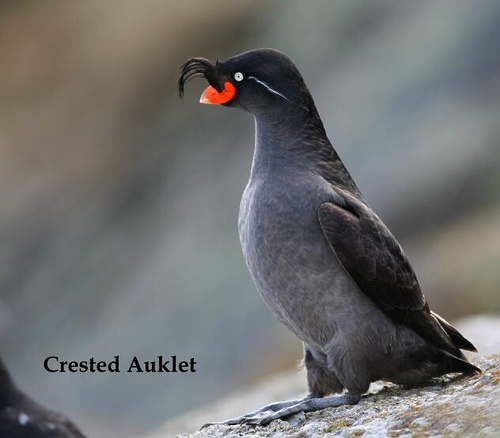
#> input picture demo.jpg, 500 x 438 px
$ python demo.py
#> lines starting #> are read from the running program, lines starting #| are printed output that depends on the picture
### Model/Detector.py
import numpy as np
import joblib
from PIL import Image
from Basic.Function import soft_max, gaussian_blur
from Preprocess import Canny, Gabor, Haar
from Model.Adaboost import Adaboost


class Detector(object):
    def __init__(self, file_path):
        """
            创建数个AdaBoost模型并读取参数
        """
        self.adaboost = [joblib.load(file_path + "ada_model%d.m" % set_index)
                         for set_index in range(10)]

    # [30 lines left out: functions preprocess, predicate, __call__, not called in this run]


# [4 lines that do not run on import are left out]

### demo.py
from Model.Detector import Detector
from PIL import Image
from Model.Adaboost import Adaboost

if __name__ == "__main__":
    img = Image.open('demo.jpg').resize((128, 128))
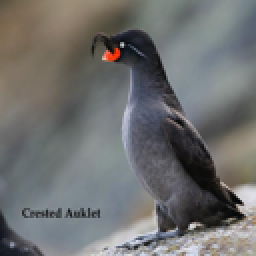
#> img: PIL image 128x128 RGB (shown 2 times larger); mean R, G, B 110.9, 111.7, 111.1
    detector = Detector("Parameters/Model/")
#> (the run stopped early here; a loop or call above may not have finished)
